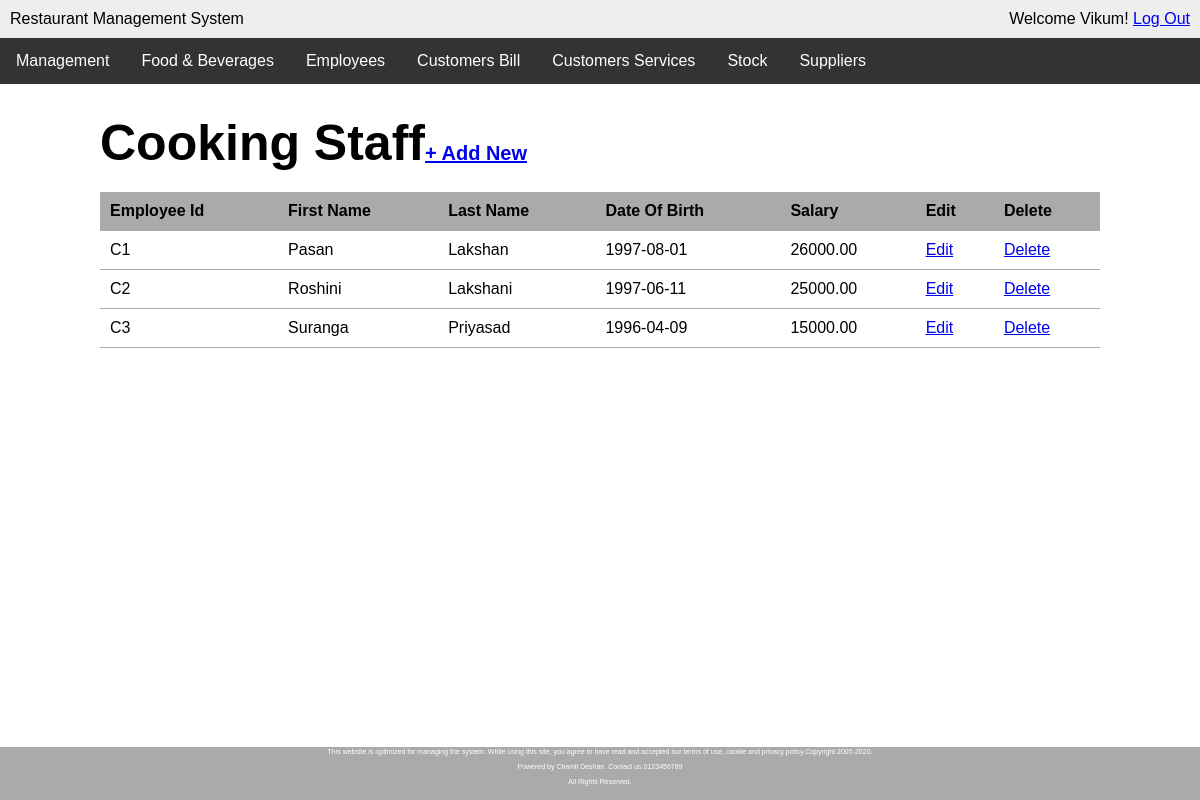
/cooking-staff.php (signed in), run on the app's committed database.
### tables this page shows
CREATE TABLE `cookingstaff` (
  `EmployeeId` varchar(10) NOT NULL
);

CREATE TABLE `employee` (
  `EmployeeId` varchar(10) NOT NULL,
  `FName` varchar(15) DEFAULT NULL,
  `LName` varchar(20) DEFAULT NULL,
  `DOB` date NOT NULL,
  `Salary` decimal(10,2) DEFAULT NULL
);

### cooking-staff.php (the view, shortened to what this page needs)
<?php require_once('inc/connection.php'); ?>
<?php
	$cooking_staff_list = '';
	$query = "SELECT cookingstaff.EmployeeId, employee.FName, employee.LName, employee.DOB, employee.Salary FROM cookingstaff, employee WHERE cookingstaff.EmployeeId = employee.EmployeeId GROUP BY cookingstaff.EmployeeId";
	$cooking_staff = mysqli_query($connection, $query);
	while ($cook = mysqli_fetch_assoc($cooking_staff)) {
		$cooking_staff_list .= "<tr>";
		$cooking_staff_list .= "<td>{$cook['EmployeeId']}</td>";
		$cooking_staff_list .= "<td>{$cook['FName']}</td>";
		$cooking_staff_list .= "<td>{$cook['LName']}</td>";
		$cooking_staff_list .= "<td>{$cook['DOB']}</td>";
		$cooking_staff_list .= "<td>{$cook['Salary']}</td>";
		$cooking_staff_list .= "<td><a href=\"modify-cooking_staff.php?cooking_staff_no={$cook['EmployeeId']}\">Edit</a></td>";
		$cooking_staff_list .= "<td><a href=\"delete-cooking_staff.php?cooking_staff_no={$cook['EmployeeId']}\"
						onclick=\"return confirm('Are you sure?');\">Delete</a></td>";
		$cooking_staff_list .= "</tr>";
	}
 ?>
<!DOCTYPE html>
<html lang="en">
<head>
	<link rel="stylesheet" href="css/main.css">
</head>
<body>
	<div class="wrapper">
  		<header>
		<div class="appname">Restaurant Management System</div>
		<div class="loggedin">Welcome <?php echo $_SESSION['first_name']; ?>! <a href="logout.php">Log Out</a></div>
	</header>
	<div class="navbar">
		  <a href="users.php">Management</a>
		  <div class="dropdown">
		    <button class="dropbtn">Food & Beverages</button>
		  </div>
		  <div class="dropdown">
		    <button class="dropbtn">Employees</button>
		  </div>
		  <a href="final-bill.php">Customers Bill</a>
		  <div class="dropdown">
		    <button class="dropbtn">Customers Services</button>
		  </div>
		  <a href="stock.php">Stock</a>
		  <div class="dropdown">
		    <button class="dropbtn">Suppliers</button>
		  </div>
		</div>
	<main>
		<h1>Cooking Staff<span><a href="add-cooking-staff.php">+ Add New</a></span></h1>
		<table class="masterlist">
			<tr>
				<th>Employee Id</th>
				<th>First Name</th>
				<th>Last Name</th>
				<th>Date Of Birth</th>
				<th>Salary</th>
				<th>Edit</th>
				<th>Delete</th>
			</tr>
			<?php echo $cooking_staff_list; ?>
		</table>
	</main>
	</div>
	<div class="footer">
  		<p class="foot">This website is optimized for managing the system. While using this site, you agree to have read and accepted our terms of use, cookie and privacy policy.Copyright 2005-2020.</p>
  		<p class="foot">Powered by Chamli Deshan. Contact us.0123456789</p>
  		<p class="foot">All Rights Reserved.</p>
	</div>
</body>
</html>

### css/main.css (style rules this page uses)
* { margin: 0; }
html, body { height:100%; font-family: Arial, "Helvetica Neue", Helvetica, sans-serif; font-size: 16px; overflow:hidden; }
.wrapper { overflow-y:scroll; height: 93%; }
.footer { position: fixed; background: #aaa; bottom: 0; height: 6%; width: 100%; font-size: 7px; color: white; line-height: 0px; padding-bottom: 0px; padding-top: 5px; }
p { margin-bottom: 15px; }
p.foot { text-align: center; }
button { width: 100%; padding: 5px; -webkit-box-sizing: border-box; -moz-box-sizing: border-box; box-sizing: border-box; }
header { background: #eee; overflow: auto; padding: 10px; }
header .appname { float: left; }
header .loggedin { float: right; }
main { width: 1000px; margin: 30px auto; }
main h1 { margin-bottom: 20px; font-size: 50px; }
main h1 span { font-size: 20px; }
table.masterlist { width: 100%; border-collapse: collapse; }
table.masterlist th { background: #aaa; text-align: left; }
table.masterlist th, table.masterlist td { padding: 10px; border-bottom: 1px solid #aaa; }
.navbar { overflow: hidden; background-color: #333; }
.navbar a { float: left; font-size: 16px; color: white; text-align: center; padding: 14px 16px; text-decoration: none; }
.dropdown { float: left; overflow: hidden; }
.dropdown .dropbtn { font-size: 16px; border: none; outline: none; color: white; padding: 14px 16px; background-color: inherit; font-family: inherit; margin: 0; }

### data on the page
cookingstaff: EmployeeId "C1", EmployeeId.FName "Pasan", EmployeeId.LName "Lakshan", EmployeeId.DOB "1997-08-01", EmployeeId.Salary "26000.00"
cookingstaff: EmployeeId "C2", EmployeeId.FName "Roshini", EmployeeId.LName "Lakshani", EmployeeId.DOB "1997-06-11", EmployeeId.Salary "25000.00"
cookingstaff: EmployeeId "C3", EmployeeId.FName "Suranga", EmployeeId.LName "Priyasad", EmployeeId.DOB "1996-04-09", EmployeeId.Salary "15000.00"

### other printed values
$_SESSION['first_name'] "Vikum"
